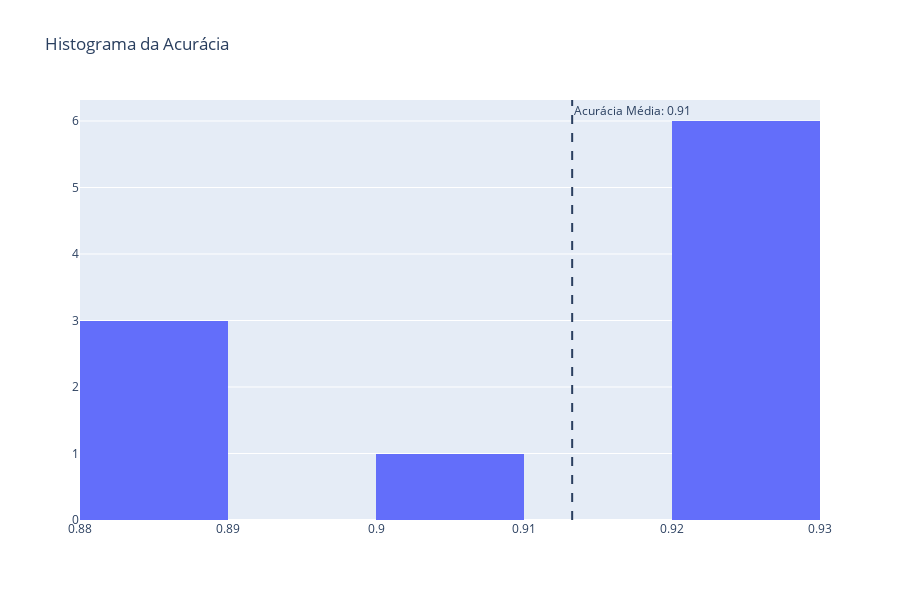

The notebook cell saved with this chart:
### Code cell
forest_acc = forest_res['accuracies']

plot_accuracies(forest_acc)

### Figure 1 — Plotly figure (JSON) as saved in the notebook; plotly's stock layout.template omitted (floating-point values rounded to 4 significant figures)
{"data": [{"nbinsx": 5, "type": "histogram", "x": [0.9291, 0.8898, 0.9213, 0.8898, 0.9213, 0.8898, 0.9291, 0.9291, 0.9048, 0.9286]}], "layout": {"annotations": [{"showarrow": false, "text": "Acurácia Média: 0.91", "x": 0.9133, "xanchor": "left", "xref": "x", "y": 1, "yanchor": "top", "yref": "y domain"}], "height": 600, "shapes": [{"line": {"dash": "dash"}, "type": "line", "x0": 0.9133, "x1": 0.9133, "xref": "x", "y0": 0, "y1": 1, "yref": "y domain"}], "title": {"text": "Histograma da Acurácia"}}}
